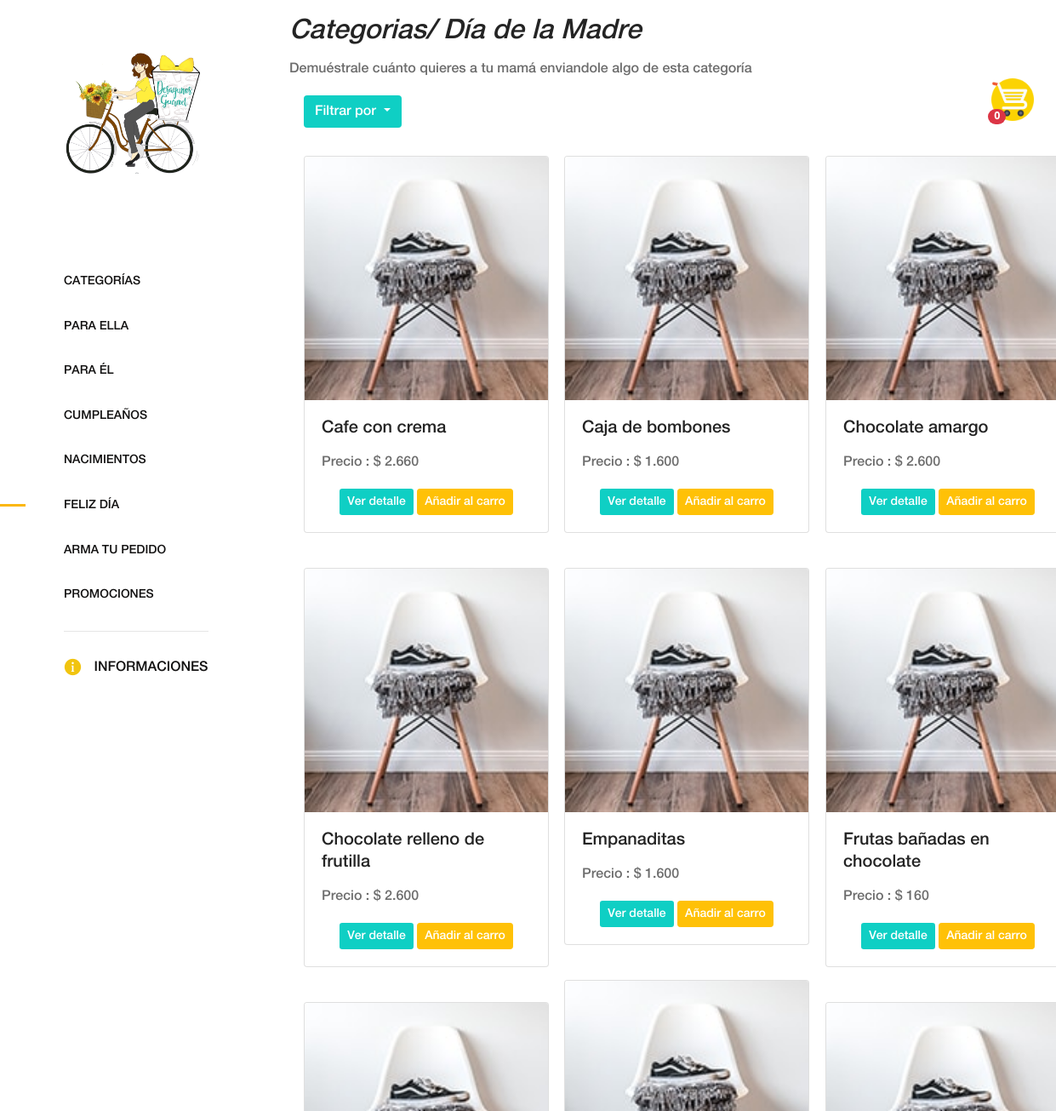
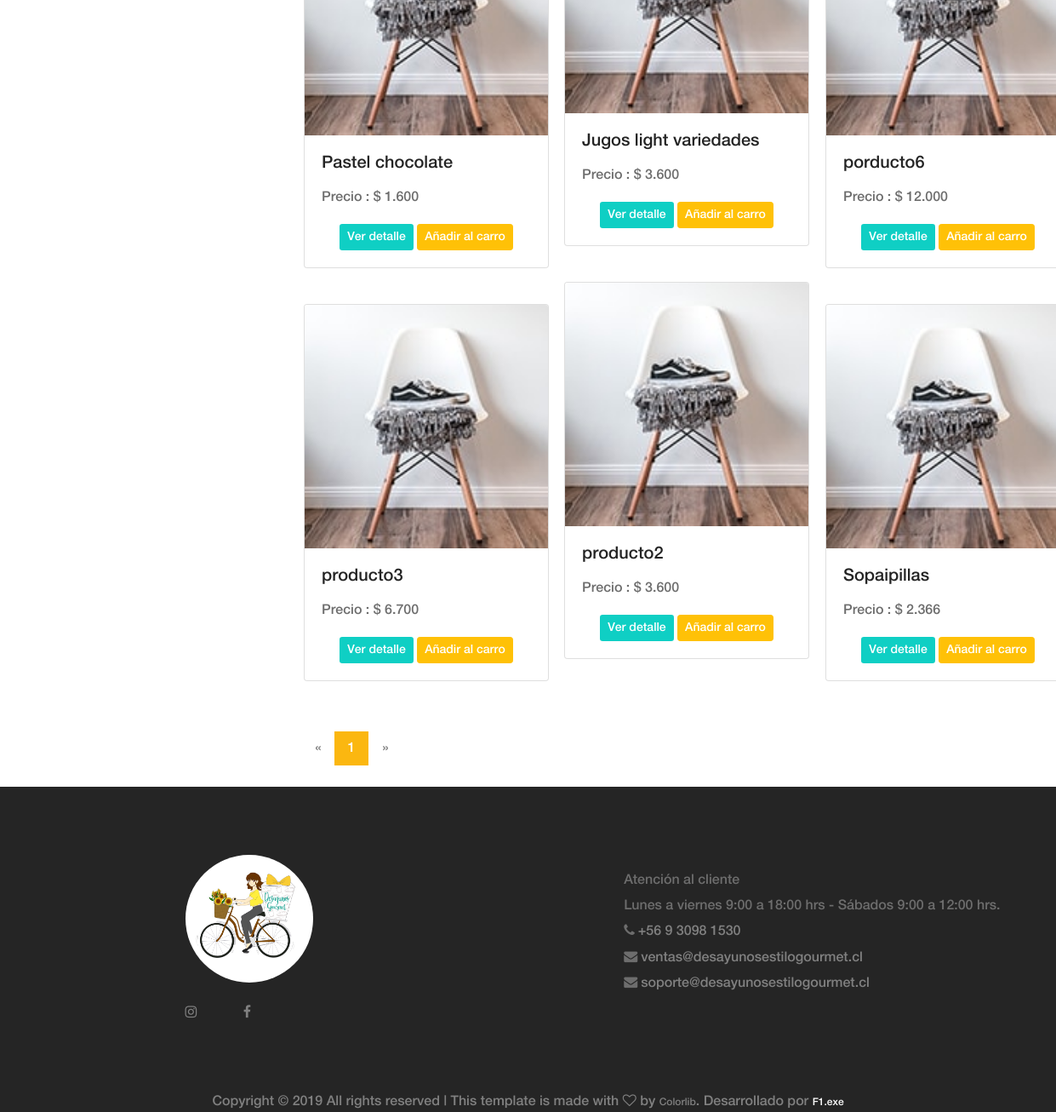
The page /categorias/dia-madre.php on the database its author committed (2 pictures, top to bottom).
### tables this page shows
CREATE TABLE `producto` (
  `id` int(11) NOT NULL,
  `nombre` varchar(255) NOT NULL,
  `precio` int(11) NOT NULL,
  `stock` int(11) NOT NULL,
  `fecha_creacion` timestamp NOT NULL DEFAULT CURRENT_TIMESTAMP,
  `imagen` varchar(255) NOT NULL,
  `categoria` int(11) NOT NULL,
  `detalle` varchar(255) NOT NULL
);

### funciones/funciones.php (called while the page is built, shortened)
<?php
include __DIR__.'/../conexion/BDconexion.php';
function obtenerCantidadDiaMadre(){
  global $conn;
  $query = 'SELECT COUNT(*) as cantidad_productos FROM producto WHERE categoria = 6';
  $resp =  mysqli_query($conn,$query);
  $row =  mysqli_fetch_array($resp);
  return $row["cantidad_productos"];
}
function listarProductosDiaMadre($start, $order, $item){
  global $conn;
  $query = "SELECT id,nombre,precio,imagen FROM producto WHERE categoria =  6 ORDER BY ".$item." ".$order." LIMIT ".$start.", ".NUM_ITEMS_BY_PAGE."";
  $resp =  mysqli_query($conn,$query);
  return $resp;
}

### categorias/dia-madre.php (the view, shortened to what this page needs)
<?php
include '../funciones/funciones.php';
$cant_prod =  obtenerCantidadDiaMadre();
$cantidad_productos = 0;
if(isset($_SESSION["carrito_compras"])){
    $cantidad_productos =  count($_SESSION["carrito_compras"]);
}else{
    $cantidad_productos = 0;
}
?>
<!DOCTYPE html>
<html lang="en">
<head>
    <link rel="stylesheet" href="../css/core-style.css">
    <link rel="stylesheet" href="../css/style.css">
</head>
<body>
<div class="sticky-container">
            <ul class="sticky">
                <li>
                    <a href="../cart.php">
                        <img src="../img/shopping-cart.png" width="50" height="50">
                    </a>
                </li>
                <div id="contador_carro">
                    <span class="badge badge-pill badge-danger">
                        <div id="cantidad_productos">
                            <?php echo $cantidad_productos;?>
                        </div>
                    </span>
                </div>
            </ul>
        </div>
    <div class="main-content-wrapper d-flex clearfix">
        <header class="header-area clearfix">
            <div class="logo">
                <a href="../index.php"><img src="../img/core-img/logo_deg.png" alt=""></a>
            </div>
            <nav class="amado-nav">
                <ul id="exampleAccordion">
                    <li><a href="../index.php">Categorías</a></li>
                    <li><a href="para-ella.php">Para Ella</a></li>
                    <li><a href="para-el.php">Para Él</a></li>
                    <li><a href="cumpleanos.php">Cumpleaños</a></li>
                    <li><a href="nacimientos.php">Nacimientos</a></li>
                    <li class="active">
                        <a class="nav-link nav-link-collapse collapsed" data-toggle="collapse" href="#collapseComponents" data-parent="#exampleAccordion">Feliz día</a>
                    </li>
                    <li><a href="armar-pedido.php">Arma tu pedido</a></li>
                    <li><a href="promociones.php">Promociones</a></li>
                </ul>
            </nav>
            <hr>
            <div class="cart-fav-search mb-100">
                <a href="../informaciones.php" class="cart-nav"><img src="../img/info-yellow.png" alt=""> Informaciones</a>
            </div>
        </header>
        <div class="products-catagories-area clearfix">
                <div class="mt-3 ml-20">
                    <h2 class="titulo-cursivo">Categorias/ Día de la Madre</h2>
                    <p>Demuéstrale cuánto quieres a tu mamá enviandole algo de esta categoría</p>
                </div>
                <div class="dropdown centrado-filtro">
                        <button class="btn btn-detalle dropdown-toggle" type="button" id="dropdownMenuButton" data-toggle="dropdown" aria-haspopup="true" aria-expanded="false">
                            Filtrar por
                        </button>
                </div>
            <div class="amado-pro-catagory clearfix">
            <?php
            if($cant_prod > 0) {
                $page = false;
                if (!$page) {
                    $start = 0;
                    $page = 1;
                } else {
                    $start = ($page - 1) * NUM_ITEMS_BY_PAGE;
                }
                $total_pages = ceil($cant_prod / NUM_ITEMS_BY_PAGE);
                if(isset($_SESSION["filtro"])){
                    if($_SESSION["filtro"] == 1){
                        $resp  = listarProductosDiaMadre($start, "ASC", "nombre");
                    }else if($_SESSION["filtro"] == 2){
                        $resp  = listarProductosDiaMadre($start, "DESC", "nombre");
                    }else if($_SESSION["filtro"] == 3){
                        $resp  = listarProductosDiaMadre($start, "ASC", "precio");
                    }else if($_SESSION["filtro"] == 4){
                        $resp  = listarProductosDiaMadre($start, "DESC", "precio");
                    }
                }else{
                    $resp  = listarProductosDiaMadre($start, "ASC", "nombre");
                }
                if($resp->num_rows > 0){
            while($row =  mysqli_fetch_array($resp)){ ?>
                    <div class="single-products-catagory clearfix">
                            <div class="col-sm-4 py-2">
                                    <div class="card mt-25 centrado-card" style="width: 18rem;">
                                            <img class="card-img-top" src="../img/productos/<?php echo $row["imagen"];?>" alt="Producto estilo gourmet">
                                            <div class="card-body">
                                                <h5 class="card-title"><?php echo $row["nombre"];?></h5>
                                                <p class="card-text">
                                                    Precio : <?php echo "$ ".number_format($row['precio'], 0, '', '.');?> <br>
                                                </p>
                                                <form name="form_detalle_prod" method="POST" action="../product-details.php">
                                                    <div style="text-align:center">
                                                        <button class="btn btn-detalle btn-sm" id="ver_detalle" name="ver_detalle">Ver detalle</button>
                                                        <button onclick='modalIndex("<?php echo $row["nombre"];?>", "<?php echo $row["precio"];?>","<?php echo $row["id"];?>","<?php echo $row["imagen"]?>")' type="button" class="btn btn-warning btn-sm" style="color:white;" id="add_carro" name="add_carro">Añadir al carro</button>
                                                    </div>
                                                </form>
                                            </div>
                                    </div>
                            </div>
                    </div>
              <?php } } ?>
            </div>
        </div>
    </div>
    <?php
                        echo '<nav aria-label="navigation" class="mr-18">';
                            echo '<ul class="pagination mt-50 centrado-paginador">';
                            if ($total_pages > 1) {
                                if ($page != 1) {
                                    echo '<li class="page-item"><a class="page-link" href="dia-madre.php?page='.($page-1).'"><span aria-hidden="true">&laquo;</span></a></li>';
                                }
                                if($total_pages <= 5){
                                    if($cant_prod > NUM_ITEMS_BY_PAGE && $cant_prod < ((NUM_ITEMS_BY_PAGE * 2) + 1) ){
                                        $inicio = 1;
                                        $final = 2;
                                    }else if($cant_prod > (NUM_ITEMS_BY_PAGE * 2) && $cant_prod < ((NUM_ITEMS_BY_PAGE * 3)) + 1){
                                        $inicio = 1;
                                        $final = 3;
                                    }else if($cant_prod > (NUM_ITEMS_BY_PAGE * 3) && $cant_prod < ((NUM_ITEMS_BY_PAGE * 4) + 1)){
                                        $inicio = 1;
                                        $final = 4;
                                    }else if($cant_prod > (NUM_ITEMS_BY_PAGE * 4) && $cant_prod < ((NUM_ITEMS_BY_PAGE * 5) + 1)){
                                        $inicio = 1;
                                        $final = 5;
                                    }
                                }else{
                                    if($page > 3 && $page < $total_pages-2){
                                        $inicio = $page-2;
                                            $final = $page+2;
                                        }else if($page < 4){
                                            $inicio = 1;
                                            $final = 5;
                                        }else if($page >= $total_pages-2){
                                            $inicio = $total_pages-4;
                                            $final = $total_pages;
                                        }
                                }
                                for ($i=$inicio; $i<= $final ;$i++) {
                                    if($page == $i) {
                                        echo '<li class="page-item active"><a class="page-link" href="#">'.$page.'</a></li>';
                                    } else {
                                        echo '<li class="page-item"><a class="page-link" href="dia-madre.php?page='.$i.'">'.$i.'</a></li>';
                                    }
                                }
                                if ($page != $total_pages) {
                                    echo '<li class="page-item"><a class="page-link" href="dia-madre.php?page='.($page+1).'"><span aria-hidden="true">&raquo;</span></a></li>';
                                }
                            }else{
                                echo '<li class="page-item disabled"><a class="page-link" href="san-valentin.php?page='.($page-1).'"><span aria-hidden="true">&laquo;</span></a></li>';
                                echo '<li class="page-item active"><a class="page-link" href="#">'.$page.'</a></li>';
                                echo '<li class="page-item disabled"><a class="page-link" href="san-valentin.php?page='.($page+1).'"><span aria-hidden="true">&raquo;</span></a></li>';
                            }
                            echo '</ul>';
                           echo '</nav>';
                    } ?>
    <footer class="footer_area clearfix mt-25">
        <div class="container">
            <div class="row align-items-center">
                <div class="col-12 col-lg-4">
                    <div class="single_widget_area resolucion-img-footer">
                         <div class="avatar-footer">
                                <div class="footer-logo">
                                    <a href="../index.php"><img class="img-footer" src="../img/core-img/dgtrans.png"  alt="Logo Desayunos estilo gourmet"></a>
                                </div>
                        </div>
                        <br>
                        <br>
                        <a id="href-footer" target="_blank" href="https://www.instagram.com/estilo_gourmet_/?hl=es-la"><i class="fa fa-instagram" aria-hidden="true"></i></a>
                        <a id="href-footer" target="_blank" style="margin-left: 50px;" href="https://www.facebook.com/Regaladesayunosconestilo"><i class="fa fa-facebook" aria-hidden="true"></i></a>
                    </div>
                </div>
              <div class="col-12 col-lg-8">
                    <div class="single_widget_area">
                            <div class="footer_menu">
                                <nav class="navbar navbar-expand-lg justify-content-end">
                                    <div class="collapse navbar-collapse" id="footerNavContent">
                                        <div class="info-cliente">
                                            <p>
                                                Atención al cliente <br>
                                                Lunes a viernes 9:00 a 18:00 hrs -
                                                Sábados 9:00 a 12:00 hrs.<br>
                                                <i class="fa fa-phone" aria-hidden="true">
                                                    <a id="href-footer" href="tel:+56930981530"> +56 9 3098 1530</a>
                                                </i>
                                                <br>
                                                <i class="fa fa-envelope" aria-hidden="true">
                                                    <a id="href-footer" href="mailto:ventas@desayunosestilogourmet.cl" target="_top">ventas@desayunosestilogourmet.cl</a>
                                                </i>
												<br>
												<i class="fa fa-envelope" aria-hidden="true">
                                                    <a id="href-footer" href="mailto:soporte@desayunosestilogourmet.cl" target="_top">soporte@desayunosestilogourmet.cl</a>
                                                </i>
                                            </p>
                                        </div>
                                    </div>
                                </nav>
                         </div>
                    </div>
                </div>
            </div>
        </div>
    </footer>
    <div style="background-color: #252525; text-align: center">
            <span class="copywrite" style="color:gray">
                Copyright &copy;
                 All rights reserved | This template is made with <i class="fa fa-heart-o" aria-hidden="true"></i> by <a style="color:gray" href="https://colorlib.com" target="_blank">Colorlib</a>. Desarrollado por <a style="color:white" href="https://www.f1puntoexe.cl" target="_blank">F1.exe</a>
            </span>
    </div>
</body>
</html>

### rows shown on the page
producto: imagen (picture), nombre "Cafe con crema", precio "2.660"
producto: imagen (picture), nombre "Caja de bombones", precio "1.600"
producto: imagen (picture), nombre "Chocolate amargo", precio "2.600"
producto: imagen (picture), nombre "Chocolate relleno de frutilla", precio "2.600"
producto: imagen (picture), nombre "Empanaditas", precio "1.600"
producto: imagen (picture), nombre "Frutas bañadas en chocolate", precio "160"
producto: imagen (picture), nombre "Jugos light variedades", precio "3.600"
producto: imagen (picture), nombre "Pastel chocolate", precio "1.600"
producto: imagen (picture), nombre "porducto6", precio "12.000"
producto: imagen (picture), nombre "producto2", precio "3.600"
producto: imagen (picture), nombre "producto3", precio "6.700"
producto: imagen (picture), nombre "Sopaipillas", precio "2.366"

### other values the page prints
$cantidad_productos "0"
$page "1"
